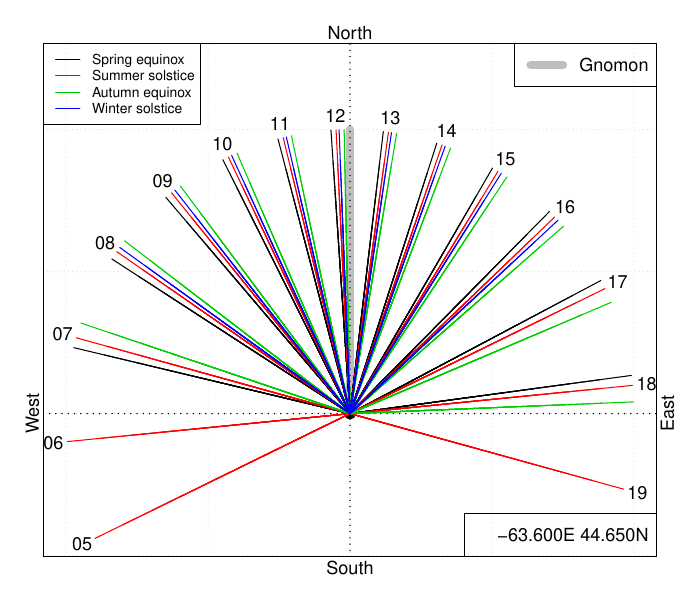

Here is the R script that generated this plot:
## gnonom style sundial
if (!interactive())
    png("sundial_with_gnomon.png", width=7, height=6, unit="in", 
        res=200, pointsize=13)

library(oce)

sundial <- function(lon=-63.60, lat=44.65,
                    days=c("2014-03-20", "2014-06-20", "2014-09-23", "2014-12-21"),
                    keys=c("Spring equinox", "Summer solstice",
                           "Autumn equinox", "Winter solstice"),
                    debug=0)
{
    col <- 1:4
    glwd <- 8
    timezone <- floor(0.5 + lon / 15)
    L <- 1                           # horiz gnomon length (arbitrary)
    nhours <- 24
    first <- TRUE
    for (season in 1:4) {
        hours <- seq.POSIXt(as.POSIXct(days[season], tz="UTC"),
                            by="1 hour", length.out=nhours)
        for (hour in seq_along(hours)) {
            t <- hours[hour]
            tlocal <- t + 3600 * timezone
            sa <- sunAngle(t, lon=lon, lat=lat)
            gy <- seq(0, L, length.out=10)
            gx <- rep(0, length(gy))
            gz <- gy * tan(lat * pi / 180)
            R <- gz / tan(-sa$altitude * pi / 180) # radius of shadow
            theta <- (90 - sa$azimuth) * pi / 180
            par(mar=rep(2, 4))
            x <- gx + R * cos(theta)
            y <- gy + R * sin(theta)
            len <- max(sqrt(x^2 + y^2))
            x <- x / len * L
            y <- y / len * L
            if (sa$altitude > 0) {
                if (first) {
                    first <- FALSE
                    D <- L * 5
                    plot(x, y, type='n', pch=20, asp=1,
                         xlim=c(-L, L), ylim=c(-L/5, L),
                         axes=FALSE, col=col[season], xlab="", ylab="")
                    ## Draw gnomon as a gray bar
                    segments(0, 0, 0, L, lwd=glwd, col='gray')
                    grid()
                    abline(h=0, lwd=1.5*par('lwd'), lty='dotted')
                    abline(v=0, lwd=1.5*par('lwd'), lty='dotted')
                    mtext("South", side=1, at=0)
                    mtext("West", side=2, at=0)
                    mtext("North", side=3, at=0)
                    mtext("East", side=4, at=0)
                    legend("topright", lwd=glwd, col="gray",
                           legend="Gnomon")
                    legend("bottomright",
                           legend=sprintf("%.3fE %.3fN", lon, lat))
                    legend("topleft", lwd=1, col=1:4, cex=3/4,
                           legend=keys)
                    box()
                    points(0, 0, pch=20, cex=2)
                    segments(0, 0, x, y, col=col[season])
                } else {
                    segments(0, 0, x, y, col=col[season])
                    if (debug)
                        points(x, y)
                }
                if (season==2) {
                    xend <- tail(x, 1)
                    yend <- tail(y, 1)
                    text(1.05*xend, 1.05*yend, format(tlocal, "%H"))
                }

            }
        }
    }
}
sundial()

if (!interactive()) dev.off()

